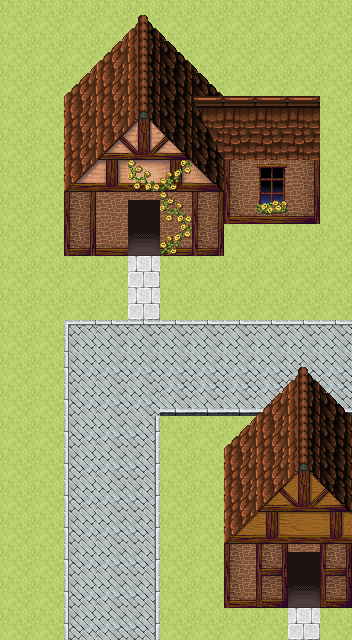

A level layout from a 2D game, rendered from its tile map. Below: a short description, then the map file with tile-grid data replaced by summaries:
An orthogonal 11x20 tile map with 32x32 px tiles, 3 tile layers (background, house, foreground), 2 tilesets.

<map version="1.2" tiledversion="1.2.2" orientation="orthogonal" renderorder="right-down" width="11" height="20" tilewidth="32" tileheight="32" infinite="0" nextlayerid="5" nextobjectid="1">
 <tileset firstgid="1" name="CountryTiles" tilewidth="32" tileheight="32" tilecount="50" columns="5">
  <image source="CountryTiles.png" width="176" height="320" />
 </tileset>
 <tileset firstgid="51" name="house" tilewidth="32" tileheight="32" tilecount="450" columns="15">
  <image source="house.png" width="480" height="960" />
 </tileset>
 <layer id="4" name="background" width="11" height="20">
  <data>[220 cells, 220 non-empty, 9 distinct tile ids]</data>
 </layer>
 <layer id="2" name="house" width="11" height="20">
  <data>[220 cells, 87 non-empty, 57 distinct tile ids]</data>
 </layer>
 <layer id="3" name="foreground" width="11" height="20">
  <data>[220 cells, 11 non-empty, 7 distinct tile ids]</data>
 </layer>
</map>
